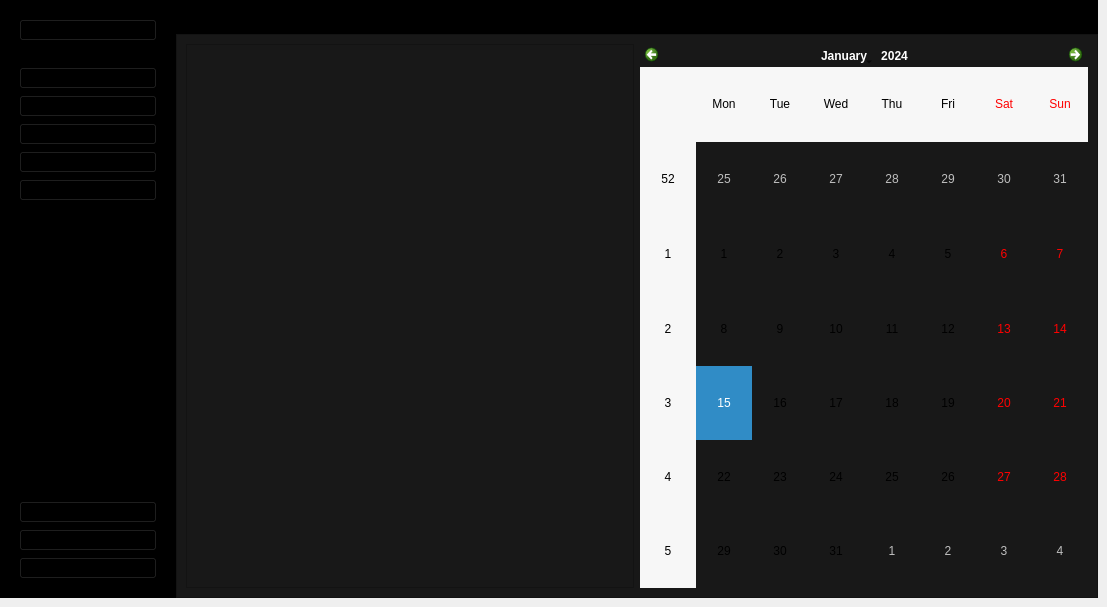
    <widget class="QWidget" name="MainPage">
     <widget class="QWidget" name="mainBodyContainer" native="true">
      <property name="geometry">
       <rect>
        <x>176</x>
        <y>0</y>
        <width>922</width>
        <height>598</height>
       </rect>
      </property>
      <property name="styleSheet">
       <string notr="true">background-color:#181818 ;</string>
      </property>
      <layout class="QFormLayout" name="formLayout_2">
       <property name="horizontalSpacing">
        <number>0</number>
       </property>
       <property name="verticalSpacing">
        <number>0</number>
       </property>
       <property name="leftMargin">
        <number>0</number>
       </property>
       <property name="topMargin">
        <number>0</number>
       </property>
       <property name="rightMargin">
        <number>0</number>
       </property>
       <property name="bottomMargin">
        <number>0</number>
       </property>
       <item row="0" column="0" colspan="2">
        <widget class="QFrame" name="TopBar">
         <property name="styleSheet">
          <string notr="true">background-color:rgb(0, 0, 0);</string>
         </property>
         <property name="frameShape">
          <enum>QFrame::StyledPanel</enum>
         </property>
         <property name="frameShadow">
          <enum>QFrame::Raised</enum>
         </property>
         <layout class="QVBoxLayout" name="verticalLayout_6">
          <item>
           <widget class="QLabel" name="Actor">
            <property name="styleSheet">
             <string notr="true">font: 75 16pt &quot;MS Shell Dlg 2&quot;;
</string>
            </property>
            <property name="text">
             <string>Responsable Ressource Humaine</string>
            </property>
           </widget>
          </item>
         </layout>
        </widget>
       </item>
       <item row="1" column="0" colspan="2">
        <widget class="QFrame" name="MainContent">
         <property name="styleSheet">
          <string notr="true">background-color:#181818 ;</string>
         </property>
         <property name="frameShape">
          <enum>QFrame::StyledPanel</enum>
         </property>
         <property name="frameShadow">
          <enum>QFrame::Raised</enum>
         </property>
         <layout class="QHBoxLayout" name="horizontalLayout">
          <item>
           <widget class="QGraphicsView" name="graphicsView"/>
          </item>
          <item>
           <widget class="QCalendarWidget" name="calendarWidget"/>
          </item>
         </layout>
        </widget>
       </item>
      </layout>
     </widget>
     <widget class="QWidget" name="leftMenuContainer" native="true">
      <property name="geometry">
       <rect>
        <x>0</x>
        <y>0</y>
        <width>176</width>
        <height>598</height>
       </rect>
      </property>
      <property name="styleSheet">
       <string notr="true">background-color:#FFF;
</string>
      </property>
      <layout class="QVBoxLayout" name="verticalLayout">
       <property name="leftMargin">
        <number>0</number>
       </property>
       <property name="topMargin">
        <number>0</number>
       </property>
       <property name="rightMargin">
        <number>0</number>
       </property>
       <item>
        <widget class="QWidget" name="leftMenuSubContainer" native="true">
         <property name="styleSheet">
          <string notr="true">background-color:rgb(0, 0, 0);</string>
         </property>
         <layout class="QVBoxLayout" name="verticalLayout_2">
          <item alignment="Qt::AlignTop">
           <widget class="QFrame" name="UserSideMenu">
            <property name="frameShape">
             <enum>QFrame::StyledPanel</enum>
            </property>
            <property name="frameShadow">
             <enum>QFrame::Raised</enum>
            </property>
            <layout class="QHBoxLayout" name="horizontalLayout_2">
             <item>
              <widget class="QPushButton" name="Account">
               <property name="toolTip">
                <string>User</string>
               </property>
               <property name="toolTipDuration">
                <number>16</number>
               </property>
               <property name="text">
                <string>nom compte</string>
               </property>
               <property name="icon">
                <iconset>
                 <normalon>icon/user.svg</normalon>
                </iconset>
               </property>
               <property name="iconSize">
                <size>
                 <width>20</width>
                 <height>20</height>
                </size>
               </property>
              </widget>
             </item>
            </layout>
           </widget>
          </item>
          <item alignment="Qt::AlignTop">
           <widget class="QFrame" name="MainFunctions">
            <property name="sizePolicy">
             <sizepolicy hsizetype="Preferred" vsizetype="Preferred">
              <horstretch>0</horstretch>
              <verstretch>0</verstretch>
             </sizepolicy>
            </property>
            <property name="frameShape">
             <enum>QFrame::StyledPanel</enum>
            </property>
            <property name="frameShadow">
             <enum>QFrame::Raised</enum>
            </property>
            <layout class="QVBoxLayout" name="verticalLayout_3">
             <item>
              <widget class="QPushButton" name="HomeBtn">
               <property name="toolTip">
                <string>Home</string>
               </property>
               <property name="styleSheet">
                <string notr="true"/>
               </property>
               <property name="text">
                <string>maison</string>
               </property>
               <property name="icon">
                <iconset>
                 <normaloff>icon/home.svg</normaloff>
                 <normalon>icon/home.svg</normalon>icon/home.svg</iconset>
               </property>
               <property name="iconSize">
                <size>
                 <width>20</width>
                 <height>20</height>
                </size>
               </property>
              </widget>
             </item>
             <item>
              <widget class="QPushButton" name="DataBtn">
               <property name="toolTip">
                <string>Data</string>
               </property>
               <property name="text">
                <string>donnee employee</string>
               </property>
               <property name="icon">
                <iconset>
                 <normaloff>icon/database.svg</normaloff>
                 <normalon>icon/database.svg</normalon>icon/database.svg</iconset>
               </property>
               <property name="iconSize">
                <size>
                 <width>20</width>
                 <height>20</height>
                </size>
               </property>
              </widget>
             </item>
             <item>
              <widget class="QPushButton" name="addeq">
               <property name="styleSheet">
                <string notr="true">font: 75 9pt &quot;MS Shell Dlg 2&quot;;</string>
               </property>
               <property name="text">
                <string>Ajouter un employee</string>
               </property>
               <property name="icon">
                <iconset>
                 <normaloff>icon/plus.svg</normaloff>icon/plus.svg</iconset>
               </property>
               <property name="iconSize">
                <size>
                 <width>20</width>
                 <height>20</height>
                </size>
               </property>
              </widget>
             </item>
             <item>
              <widget class="QPushButton" name="PdfBtn">
               <property name="toolTip">
                <string>Pdf</string>
               </property>
               <property name="text">
                <string>demande de conjée</string>
               </property>
               <property name="icon">
                <iconset>
                 <normaloff>icon/printer.svg</normaloff>
                 <normalon>icon/printer.svg</normalon>icon/printer.svg</iconset>
               </property>
               <property name="iconSize">
                <size>
                 <width>20</width>
                 <height>20</height>
                </size>
               </property>
              </widget>
             </item>
             <item>
              <widget class="QPushButton" name="pushButton_14">
               <property name="text">
                <string>donnee  congé</string>
               </property>
               <property name="icon">
                <iconset>
                 <normaloff>icon/database.svg</normaloff>icon/database.svg</iconset>
               </property>
              </widget>
             </item>
             <item>
              <spacer name="verticalSpacer">
               <property name="orientation">
                <enum>Qt::Vertical</enum>
               </property>
               <property name="sizeHint" stdset="0">
                <size>
                 <width>20</width>
                 <height>40</height>
                </size>
               </property>
              </spacer>
             </item>
             <item>
              <spacer name="verticalSpacer_7">
               <property name="orientation">
                <enum>Qt::Vertical</enum>
               </property>
               <property name="sizeHint" stdset="0">
                <size>
                 <width>20</width>
                 <height>40</height>
                </size>
               </property>
              </spacer>
             </item>
             <item>
              <spacer name="verticalSpacer_3">
               <property name="orientation">
                <enum>Qt::Vertical</enum>
               </property>
               <property name="sizeHint" stdset="0">
                <size>
                 <width>20</width>
                 <height>40</height>
                </size>
               </property>
              </spacer>
             </item>
             <item>
              <spacer name="verticalSpacer_2">
               <property name="orientation">
                <enum>Qt::Vertical</enum>
               </property>
               <property name="sizeHint" stdset="0">
                <size>
                 <width>20</width>
                 <height>40</height>
                </size>
               </property>
              </spacer>
             </item>
             <item>
              <spacer name="verticalSpacer_4">
               <property name="orientation">
                <enum>Qt::Vertical</enum>
               </property>
               <property name="sizeHint" stdset="0">
                <size>
                 <width>20</width>
                 <height>40</height>
                </size>
               </property>
              </spacer>
             </item>
             <item>
              <spacer name="verticalSpacer_5">
               <property name="orientation">
                <enum>Qt::Vertical</enum>
               </property>
               <property name="sizeHint" stdset="0">
                <size>
                 <width>20</width>
                 <height>40</height>
                </size>
               </property>
              </spacer>
             </item>
             <item>
              <spacer name="verticalSpacer_6">
               <property name="orientation">
                <enum>Qt::Vertical</enum>
               </property>
               <property name="sizeHint" stdset="0">
                <size>
                 <width>20</width>
                 <height>40</height>
                </size>
               </property>
              </spacer>
             </item>
            </layout>
           </widget>
          </item>
          <item alignment="Qt::AlignBottom">
           <widget class="QFrame" name="AppFunction">
            <property name="frameShape">
             <enum>QFrame::StyledPanel</enum>
            </property>
            <property name="frameShadow">
             <enum>QFrame::Raised</enum>
            </property>
            <layout class="QVBoxLayout" name="verticalLayout_4">
             <item>
              <widget class="QPushButton" name="SettingsBtn">
               <property name="toolTip">
                <string>Settings</string>
               </property>
               <property name="text">
                <string>parametre</string>
               </property>
               <property name="icon">
                <iconset>
                 <normaloff>icon/settings.svg</normaloff>
                 <disabledoff>icon/settings.svg</disabledoff>icon/settings.svg</iconset>
               </property>
               <property name="iconSize">
                <size>
                 <width>20</width>
                 <height>20</height>
                </size>
               </property>
              </widget>
             </item>
             <item>
              <widget class="QPushButton" name="HelpBtn">
               <property name="toolTip">
                <string>Help</string>
               </property>
               <property name="text">
                <string>aide</string>
               </property>
               <property name="icon">
                <iconset>
                 <normaloff>icon/help-circle.svg</normaloff>
                 <normalon>icon/help-circle.svg</normalon>icon/help-circle.svg</iconset>
               </property>
               <property name="iconSize">
                <size>
                 <width>20</width>
                 <height>20</height>
                </size>
               </property>
              </widget>
             </item>
             <item>
              <widget class="QPushButton" name="LogoutBtn">
               <property name="toolTip">
                <string>Logout</string>
               </property>
               <property name="text">
                <string>deconnecter</string>
               </property>
               <property name="icon">
                <iconset>
                 <normaloff>icon/log-out.svg</normaloff>
                 <normalon>icon/log-out.svg</normalon>icon/log-out.svg</iconset>
               </property>
               <property name="iconSize">
                <size>
                 <width>20</width>
                 <height>20</height>
                </size>
               </property>
              </widget>
             </item>
            </layout>
           </widget>
          </item>
         </layout>
        </widget>
       </item>
      </layout>
     </widget>
    </widget>
